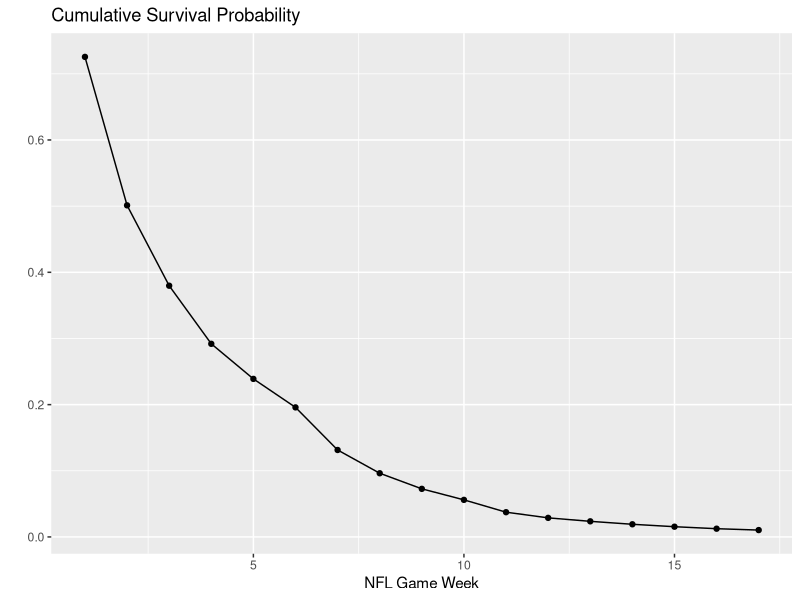

This figure's R source:
## ---- chunk 1
knitr::opts_chunk$set(error = TRUE)  
## ---- chunk 2
library(lpSolve)
library(ggplot2)


df <- read.csv("nfl_games_2019.csv") 
df$game_id <- c(1:nrow(df))
head(df)

## ---- chunk 3
df.1 <- df[,c(1,2,5,9,13)]
df.2 <- df[,c(1,2,6,9,13)]

names(df.1)[3:4] <- c("team","elo_prob")
names(df.2)[3:4] <- c("team","elo_prob")

df.2$elo_prob <- 1 - df.2$elo_prob
df.long <- rbind(df.1,df.2)
df.long <- df.long[order(df.long$game_id),]


df.long$date <- as.Date(df.long$date) 
df.long$dofw <- as.POSIXlt(df.long$date)$wday
df.long$date.2 <- df.long$date + (df.long$dofw == 4)*3 + (df.long$dofw == 1)*(-1) + (df.long$dofw == 6) + 1 
df.long$week <- as.integer((df.long$date.2-as.Date('2019-09-02'))/7)

## ---- chunk 4
const <- matrix(rep(0,25088), 
                nrow=49, 
                ncol=512)
i <- 1
for (t in unique(df.long$team)){
const[i,] <- df.long$team == t
i <- i + 1
}

for (t in unique(df.long$week)){
  const[i,] <- df.long$week == t
  i <- i + 1
}
obj <- df.long$elo_prob
direction <- c(rep("<=",length(unique(df.long$team))),rep("=",length(unique(df.long$week))))
rhs <- rep(1,nrow(const))

test <- lp(direction = "max", 
           objective.in = obj, 
           const.mat = const, 
           const.dir = direction, 
           const.rhs = rhs)

solns <- df.long[test$solution!=0,c("week","team","elo_prob")]
#colnames(solns) <- c("Week", "Team", "Pr(Win)")

knitr::kable(solns, row.names=FALSE, digits = 4)

## ---- chunk 5
solns$prob <- cumprod(solns$elo_prob)

ggplot(solns, aes(x=week,y=prob)) + 
  geom_point() + 
  geom_line() + 
  labs(title="Cumulative Survival Probability",x ="NFL Game Week", y = "")
